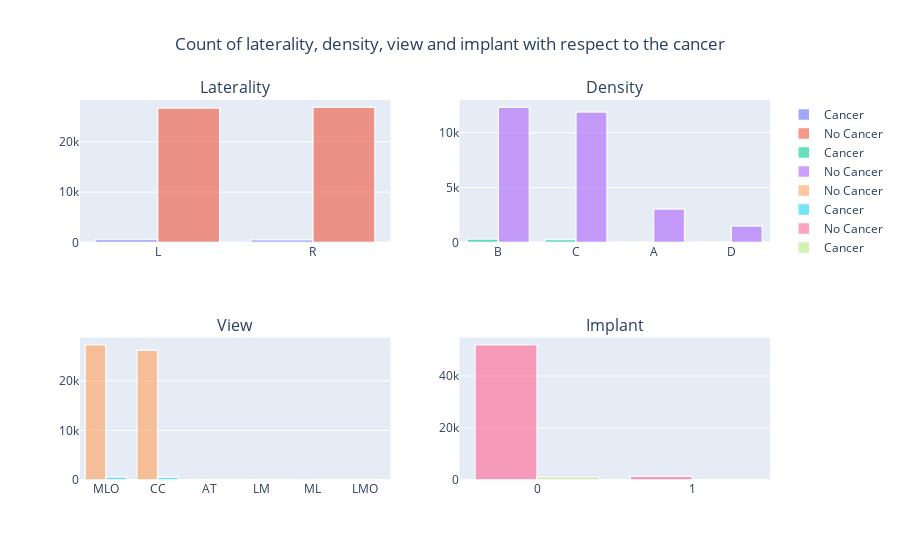

The cell this chart's notebook holds for it:
### Code cell
fig = make_subplots(rows=2, cols=2, subplot_titles=('Laterality', 'Density', 'View', 'Implant'))

fig.add_trace(go.Bar(x=train_df[train_df['cancer'] == 1]['laterality'].value_counts().index, y=train_df[train_df['cancer'] == 1]['laterality'].value_counts().values, name='Cancer'), row=1, col=1)
fig.add_trace(go.Bar(x=train_df[train_df['cancer'] == 0]['laterality'].value_counts().index, y=train_df[train_df['cancer'] == 0]['laterality'].value_counts().values, name='No Cancer'), row=1, col=1)

fig.add_trace(go.Bar(x=train_df[train_df['cancer'] == 1]['density'].value_counts().index, y=train_df[train_df['cancer'] == 1]['density'].value_counts().values, name='Cancer'), row=1, col=2)
fig.add_trace(go.Bar(x=train_df[train_df['cancer'] == 0]['density'].value_counts().index, y=train_df[train_df['cancer'] == 0]['density'].value_counts().values, name='No Cancer'), row=1, col=2)

fig.add_trace(go.Bar(x=train_df[train_df['cancer'] == 0]['view'].value_counts().index, y=train_df[train_df['cancer'] == 0]['view'].value_counts().values, name='No Cancer'), row=2, col=1)
fig.add_trace(go.Bar(x=train_df[train_df['cancer'] == 1]['view'].value_counts().index, y=train_df[train_df['cancer'] == 1]['view'].value_counts().values, name='Cancer'), row=2, col=1)

fig.add_trace(go.Bar(x=train_df[train_df['cancer'] == 0]['implant'].value_counts().index, y=train_df[train_df['cancer'] == 0]['implant'].value_counts().values, name='No Cancer'), row=2, col=2)
fig.add_trace(go.Bar(x=train_df[train_df['cancer'] == 1]['implant'].value_counts().index, y=train_df[train_df['cancer'] == 1]['implant'].value_counts().values, name='Cancer'), row=2, col=2)

fig.update_traces(marker_line_color='rgb(255,255,255)', marker_line_width=1.5, opacity=0.6)
fig.update_layout(title_text='Count of laterality, density, view and implant with respect to the cancer', title_x=0.5)
fig.show()

### Figure 1 — Plotly figure (JSON) as saved in the notebook; plotly's stock layout.template omitted (floating-point values rounded to 4 significant figures)
{"data": [{"marker": {"line": {"color": "rgb(255,255,255)", "width": 1.5}}, "name": "Cancer", "opacity": 0.6, "type": "bar", "x": ["L", "R"], "xaxis": "x", "y": [588, 570], "yaxis": "y"}, {"marker": {"line": {"color": "rgb(255,255,255)", "width": 1.5}}, "name": "No Cancer", "opacity": 0.6, "type": "bar", "x": ["R", "L"], "xaxis": "x", "y": [26869, 26679], "yaxis": "y"}, {"marker": {"line": {"color": "rgb(255,255,255)", "width": 1.5}}, "name": "Cancer", "opacity": 0.6, "type": "bar", "x": ["B", "C", "A", "D"], "xaxis": "x2", "y": [309, 277, 53, 25], "yaxis": "y2"}, {"marker": {"line": {"color": "rgb(255,255,255)", "width": 1.5}}, "name": "No Cancer", "opacity": 0.6, "type": "bar", "x": ["B", "C", "A", "D"], "xaxis": "x2", "y": [12342, 11898, 3052, 1514], "yaxis": "y2"}, {"marker": {"line": {"color": "rgb(255,255,255)", "width": 1.5}}, "name": "No Cancer", "opacity": 0.6, "type": "bar", "x": ["MLO", "CC", "AT", "LM", "ML", "LMO"], "xaxis": "x3", "y": [27313, 26199, 17, 10, 8, 1], "yaxis": "y3"}, {"marker": {"line": {"color": "rgb(255,255,255)", "width": 1.5}}, "name": "Cancer", "opacity": 0.6, "type": "bar", "x": ["MLO", "CC", "AT"], "xaxis": "x3", "y": [590, 566, 2], "yaxis": "y3"}, {"marker": {"line": {"color": "rgb(255,255,255)", "width": 1.5}}, "name": "No Cancer", "opacity": 0.6, "type": "bar", "x": [0, 1], "xaxis": "x4", "y": [52084, 1464], "yaxis": "y4"}, {"marker": {"line": {"color": "rgb(255,255,255)", "width": 1.5}}, "name": "Cancer", "opacity": 0.6, "type": "bar", "x": [0, 1], "xaxis": "x4", "y": [1145, 13], "yaxis": "y4"}], "layout": {"annotations": [{"font": {"size": 16}, "showarrow": false, "text": "Laterality", "x": 0.225, "xanchor": "center", "xref": "paper", "y": 1.0, "yanchor": "bottom", "yref": "paper"}, {"font": {"size": 16}, "showarrow": false, "text": "Density", "x": 0.775, "xanchor": "center", "xref": "paper", "y": 1.0, "yanchor": "bottom", "yref": "paper"}, {"font": {"size": 16}, "showarrow": false, "text": "View", "x": 0.225, "xanchor": "center", "xref": "paper", "y": 0.375, "yanchor": "bottom", "yref": "paper"}, {"font": {"size": 16}, "showarrow": false, "text": "Implant", "x": 0.775, "xanchor": "center", "xref": "paper", "y": 0.375, "yanchor": "bottom", "yref": "paper"}], "title": {"text": "Count of laterality, density, view and implant with respect to the cancer", "x": 0.5}, "xaxis": {"anchor": "y", "domain": [0.0, 0.45]}, "xaxis2": {"anchor": "y2", "domain": [0.55, 1.0]}, "xaxis3": {"anchor": "y3", "domain": [0.0, 0.45]}, "xaxis4": {"anchor": "y4", "domain": [0.55, 1.0]}, "yaxis": {"anchor": "x", "domain": [0.625, 1.0]}, "yaxis2": {"anchor": "x2", "domain": [0.625, 1.0]}, "yaxis3": {"anchor": "x3", "domain": [0.0, 0.375]}, "yaxis4": {"anchor": "x4", "domain": [0.0, 0.375]}}}
